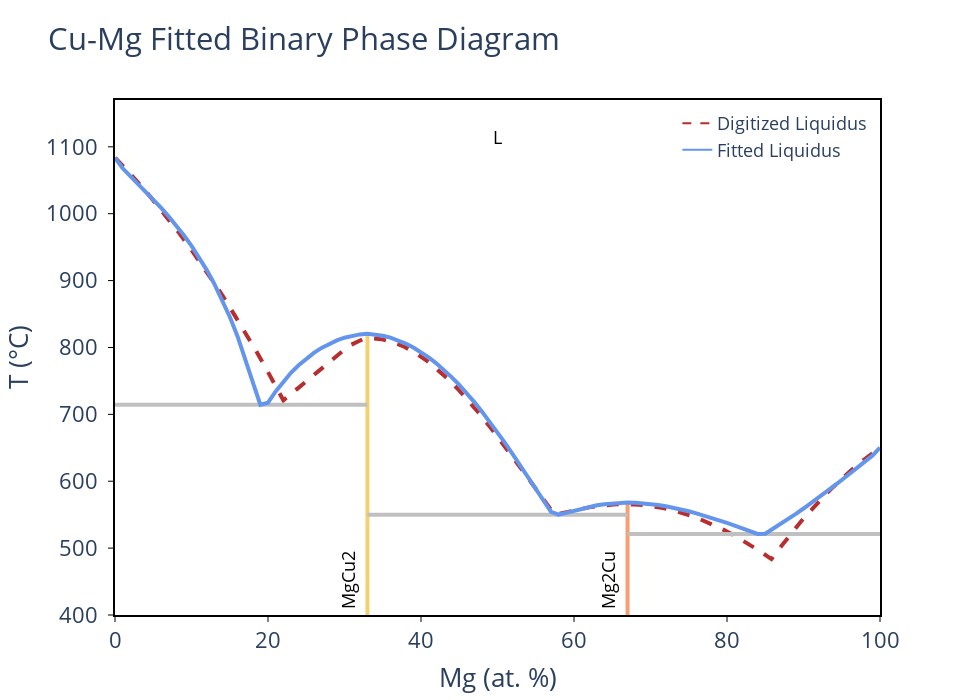

Write notebook code for a chart like this one.
### Code cell
cu_mg_system = BinaryLiquid.from_cache('Cu-Mg')
fit_results = cu_mg_system.fit_parameters(verbose=True)[0]

print("--- Cu-Mg non-ideal mixing parameter fitting results: ---")
for field, value in fit_results.items():
    if isinstance(value, float):
        print(f'{field.upper()}: {value:.3f}')   

cu_mg_plotter = BLPlotter(cu_mg_system)
cu_mg_plotter.show('fit+liq')
cu_mg_plotter.show('nmp')

### Figure 1 — Plotly figure (JSON) as saved in the notebook; plotly's stock layout.template omitted (floating-point values rounded to 4 significant figures)
{"data": [{"line": {"color": "#B82E2E", "dash": "dash", "width": 4}, "mode": "lines", "showlegend": false, "type": "scatter", "x": [0.03812, 1.448, 2.85, 4.236, 5.606, 6.96, 8.298, 9.62, 10.93, 12.22, 13.5, 14.76, 16.01, 17.24, 18.46, 19.66, 20.86, 22.01, 22.94, 23.87, 24.74, 25.57, 26.36, 27.11, 27.82, 28.49, 29.13, 29.73, 30.31, 30.86, 31.38, 31.89, 32.37, 32.83, 33.28, 34.77, 36.25, 37.71, 39.16, 40.6, 42.02, 43.44, 44.85, 46.26, 47.66, 49.06, 50.46, 51.86, 53.26, 54.66, 56.07, 57.47, 58.03, 58.61, 59.18, 59.75, 60.31, 60.86, 61.41, 61.95, 62.49, 63.02, 63.55, 64.08, 64.6, 65.12, 65.63, 66.15, 66.66, 67.94, 69.2, 70.44, 71.66, 72.85, 74.03, 75.18, 76.32, 77.44, 78.55, 79.63, 80.7, 81.76, 82.8, 83.83, 84.84, 85.81, 86.53, 87.3, 88.07, 88.85, 89.65, 90.45, 91.27, 92.1, 92.93, 93.78, 94.64, 95.5, 96.38, 97.27, 98.16, 99.06, 99.96], "y": [1084.0, 1067.0, 1049.0, 1031.0, 1012.0, 992.4, 972.4, 951.9, 930.9, 909.4, 887.4, 864.9, 841.9, 818.5, 794.6, 770.3, 745.6, 721.0, 729.8, 738.7, 747.2, 755.4, 763.2, 770.6, 777.5, 783.9, 789.8, 795.2, 799.9, 804.0, 807.4, 810.2, 812.2, 813.4, 813.9, 812.5, 808.3, 801.7, 792.8, 781.7, 768.6, 753.8, 737.5, 719.7, 700.7, 680.7, 659.9, 638.4, 616.4, 594.2, 571.8, 549.8, 551.4, 553.0, 554.6, 556.0, 557.4, 558.7, 559.9, 560.9, 561.9, 562.8, 563.5, 564.2, 564.7, 565.1, 565.4, 565.6, 565.7, 565.3, 564.2, 562.4, 559.9, 556.8, 553.1, 548.9, 544.1, 538.8, 533.1, 527.0, 520.5, 513.6, 506.4, 498.9, 491.2, 483.6, 494.8, 506.3, 517.5, 528.6, 539.5, 550.1, 560.6, 570.7, 580.7, 590.4, 599.8, 608.9, 617.8, 626.4, 634.6, 642.6, 650.1]}, {"hovertemplate": "label=MgCu2<br>x=%{x}<br>t=%{y}<extra></extra>", "legendgroup": "MgCu2", "line": {"color": "rgb(246, 207, 113)", "dash": "solid", "width": 4}, "marker": {"symbol": "circle"}, "mode": "lines", "name": "MgCu2", "orientation": "v", "showlegend": false, "type": "scatter", "x": [33, 33, 33, 33, 33, 33, 33, 33, 33, 33, 33, 33, 33, 33, 33, 33, 33, 33, 33, 33, 33, 33, 33, 33, 33, 33, 33, 33, 33, 33, 33, 33, 33, 33, 33, 33, 33, 33, 33, 33, 33, 33], "xaxis": "x", "y": [550.0, 554.1, 714.4, 717.4, 776.3, 749.0, 734.2, 755.7, 766.5, 703.7, 717.9, 744.0, 731.4, 571.3, 588.7, 623.3, 606.0, 688.7, 673.1, 640.3, 656.9, 799.9, 810.7, 805.8, 820.5, 820.5, 819.5, 762.1, 773.5, 783.4, 814.6, 805.5, 810.6, 785.2, 793.1, 814.6, 817.6, 799.3, 792.0, 819.5, 817.5, -273.1], "yaxis": "y"}, {"hovertemplate": "label=Mg2Cu<br>x=%{x}<br>t=%{y}<extra></extra>", "legendgroup": "Mg2Cu", "line": {"color": "rgb(248, 156, 116)", "dash": "solid", "width": 4}, "marker": {"symbol": "circle"}, "mode": "lines", "name": "Mg2Cu", "orientation": "v", "showlegend": false, "type": "scatter", "x": [67, 67, 67, 67, 67, 67, 67, 67, 67, 67, 67, 67, 67, 67, 67, 67, 67, 67, 67, 67, 67, 67, 67, 67, 67, 67, 67, 67, 67], "xaxis": "x", "y": [550.0, 521.1, 555.0, 567.8, 553.0, 552.0, 548.7, 557.8, 537.7, 533.7, 525.2, 529.5, 541.5, 545.2, 567.8, 567.0, 568.2, 568.2, 559.4, 556.4, 561.9, 564.0, 566.9, 565.7, 562.5, 560.3, 564.3, 565.8, -273.1], "yaxis": "y"}, {"hovertemplate": "x=%{x}<br>y=%{y}<extra></extra>", "legendgroup": "", "line": {"color": "Silver", "dash": "solid", "width": 4}, "marker": {"symbol": "circle"}, "mode": "lines", "name": "", "orientation": "v", "showlegend": false, "type": "scatter", "x": [33, 58.0, 67], "xaxis": "x", "y": [550.0, 550.0, 550.0], "yaxis": "y"}, {"hovertemplate": "x=%{x}<br>y=%{y}<extra></extra>", "legendgroup": "", "line": {"color": "Silver", "dash": "solid", "width": 4}, "marker": {"symbol": "circle"}, "mode": "lines", "name": "", "orientation": "v", "showlegend": false, "type": "scatter", "x": [0, 19, 33], "xaxis": "x", "y": [714.4, 714.4, 714.4], "yaxis": "y"}, {"hovertemplate": "x=%{x}<br>y=%{y}<extra></extra>", "legendgroup": "", "line": {"color": "Silver", "dash": "solid", "width": 4}, "marker": {"symbol": "circle"}, "mode": "lines", "name": "", "orientation": "v", "showlegend": false, "type": "scatter", "x": [67, 84, 100], "xaxis": "x", "y": [521.1, 521.1, 521.1], "yaxis": "y"}, {"hovertemplate": "label=L<br>x=%{x}<br>t=%{y}<extra></extra>", "legendgroup": "L", "line": {"color": "cornflowerblue", "dash": "solid", "width": 4}, "marker": {"symbol": "circle"}, "mode": "lines", "name": "L", "orientation": "v", "showlegend": false, "type": "scatter", "x": [0, 0, 1, 2, 3, 4, 5, 6, 7.0, 8, 9, 10, 11, 12, 13, 14.0, 15, 16, 17, 18, 19, 20, 21, 22, 23, 24, 25, 26, 27, 28.0, 29.0, 30, 31, 32, 33, 34, 35, 36, 37, 38, 39, 40, 41, 42, 43, 44, 45, 46, 47, 48, 49, 50, 51, 52, 53, 54, 55.0, 56.0, 57.0, 58.0, 59, 60, 61, 62, 63, 64, 65, 66, 67, 68, 69, 70, 71, 72, 73, 74, 75, 76, 77, 78, 79, 80, 81, 82, 83, 84, 85, 86, 87, 88, 89, 90, 91, 92, 93, 94, 95, 96, 97, 98, 99, 100, 100], "xaxis": "x", "y": [1084.0, 1084.0, 1068.0, 1056.0, 1045.0, 1033.0, 1021.0, 1009.0, 996.2, 982.5, 967.8, 951.9, 934.6, 915.6, 894.8, 871.7, 845.9, 817.2, 784.9, 748.6, 714.4, 717.4, 734.2, 749.0, 762.1, 773.5, 783.4, 792.0, 799.3, 805.5, 810.6, 814.6, 817.5, 819.5, 820.5, 819.5, 817.6, 814.6, 810.7, 805.8, 799.9, 793.1, 785.2, 776.3, 766.5, 755.7, 744.0, 731.4, 717.9, 703.7, 688.7, 673.1, 656.9, 640.3, 623.3, 606.0, 588.7, 571.3, 554.1, 550.0, 553.0, 556.4, 559.4, 561.9, 564.0, 565.7, 566.9, 567.8, 568.2, 567.8, 567.0, 565.8, 564.3, 562.5, 560.3, 557.8, 555.0, 552.0, 548.7, 545.2, 541.5, 537.7, 533.7, 529.5, 525.2, 521.1, 521.6, 528.7, 536.1, 543.6, 551.3, 559.2, 567.3, 575.7, 584.2, 593.0, 601.8, 610.8, 619.9, 629.0, 638.2, 650.1, 650.1], "yaxis": "y"}, {"line": {"color": "#B82E2E", "dash": "dash"}, "mode": "lines", "name": "Digitized Liquidus", "showlegend": true, "type": "scatter", "x": [null], "y": [null]}, {"marker": {"color": "cornflowerblue"}, "mode": "lines", "name": "Fitted Liquidus", "showlegend": true, "type": "scatter", "x": [null], "y": [null]}], "layout": {"annotations": [{"borderpad": 5, "font": {"color": "black", "size": 18}, "showarrow": false, "text": "MgCu2", "textangle": -90, "x": 30.5, "y": 400, "yanchor": "bottom"}, {"borderpad": 5, "font": {"color": "black", "size": 18}, "showarrow": false, "text": "Mg2Cu", "textangle": -90, "x": 64.5, "y": 400, "yanchor": "bottom"}, {"font": {"color": "black", "size": 18}, "showarrow": false, "text": "L", "x": 50, "y": 1114}], "font": {"size": 22}, "height": 700, "legend": {"font": {"size": 18}, "x": 0.99, "xanchor": "right", "y": 0.99, "yanchor": "top"}, "plot_bgcolor": "white", "showlegend": true, "title": {"text": "Cu-Mg Fitted Binary Phase Diagram"}, "width": 960, "xaxis": {"linecolor": "black", "linewidth": 2, "mirror": true, "range": [0, 100], "showline": true, "tickcolor": "black", "tickformat": ".0f", "ticks": "outside", "title": {"text": "Mg (at. %)"}}, "yaxis": {"linecolor": "black", "linewidth": 2, "mirror": true, "range": [400, 1170], "showline": true, "tickcolor": "black", "ticks": "outside", "ticksuffix": " ", "title": {"text": "T (°C)"}}}}
